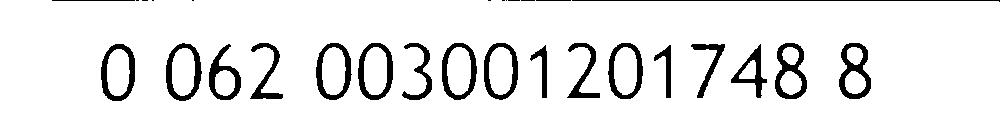
%> input picture Imagens_carteiras/num.jpg, 1000 x 115 px
$ octave Rec.m   (GNU Octave 9; MATLAB toolbox functions it lacks are replaced by stand-ins)
%> lines starting %> are read from the running program, lines starting %| are printed output that depends on the picture; in (x1, y1, x2, y2) boxes, pixels count from 0 and x2, y2 are one past the last pixel; in counts of white or black regions, pixels touching at a corner belong together; the program's own positions count from 1; pictures that were not available may be replaced by others from this repository, and a replacement may not be noted
close all
clear all
pkg load image

im = imread('I:/UFRN/Projeto PDI/Carteira_ConvenioPDI/Imagens_carteiras/num.jpg');
%> im is the input picture: size 115x1000 uint8; min 0, max 255, mean 230.7
im = im(5:size(im,1),1:size(im,2),:);
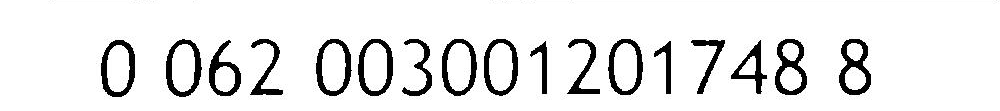
%> im: size 111x1000 uint8; min 0, max 255, mean 231.2

imZeros = zeros(size(im,1),size(im,2));
imZeros(im<120) = 1;
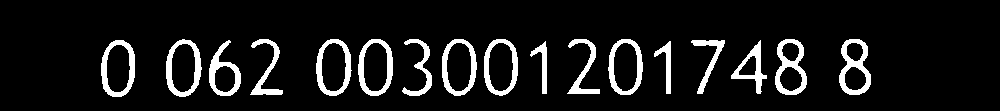
%> imZeros: size 111x1000 double; values 0 (black) and 1 (white), 9.2% white; 17 white regions, largest, box (x1, y1, x2, y2) and area: (839, 39, 871, 95) 772, (775, 39, 807, 95) 765, (166, 39, 202, 97) 728
imshow(imZeros);


imbw = im2bw(imZeros)
stats = regionprops(imbw,'Image','Area');
%> stats = 17 regions; largest, Area: 772, 765, 728, 713, 700

quantidadeObjetos = size(stats,1)
%> quantidadeObjetos = 17
media = 0;
for i=1:quantidadeObjetos
  media = stats(i).Area + media
end
%> this loop made 17 passes
%> media on passes 1 to 12: 713, 1441, 2079, 2617, 3317, 4014, 4501, 5177, 5842, 6162, 6693, 7366
media = media / quantidadeObjetos;
%> media = 602.1

cont=1
for i=1:size(stats,1)
  if(stats(i).Area > media /2)
     numeros(cont) = stats(i);
     cont = cont + 1
  endif
endfor
%> this loop made 17 passes
%> after the loop, numeros = 17 regions; largest, Area: 772, 765, 728, 713, 700


for i =1:size(numeros,2)
  %figure(i+1);
  %imshow(numeros(i).Image);
end;


b(1).Image = imread('I:/UFRN/Projeto PDI/Carteira_ConvenioPDI/Descritores/1.jpeg');
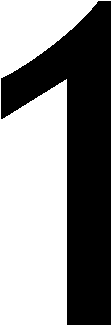
%> input picture Descritores/1.png, 112 x 326 px, given in place of 1.jpeg, which was not available
b(2).Image = imread('I:/UFRN/Projeto PDI/Carteira_ConvenioPDI/Descritores/2.jpeg');
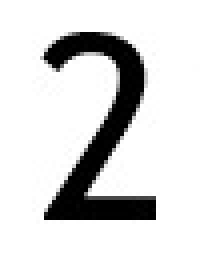
%> input picture Descritores/2.jpeg, 50 x 65 px (shown 4 times larger)
b(3).Image = imread('I:/UFRN/Projeto PDI/Carteira_ConvenioPDI/Descritores/3.jpeg');
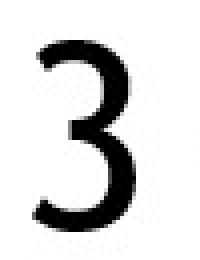
%> input picture Descritores/3.jpeg, 50 x 65 px (shown 4 times larger)
b(4).Image = imread('I:/UFRN/Projeto PDI/Carteira_ConvenioPDI/Descritores/4.jpeg');
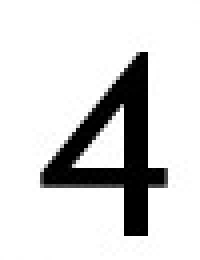
%> input picture Descritores/4.jpeg, 50 x 65 px (shown 4 times larger)
b(5).Image = imread('I:/UFRN/Projeto PDI/Carteira_ConvenioPDI/Descritores/5.jpeg');
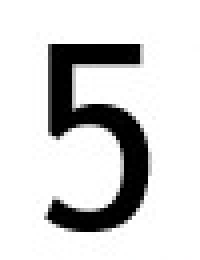
%> input picture Descritores/5.jpeg, 50 x 65 px (shown 4 times larger)
%> (the run ends here)
